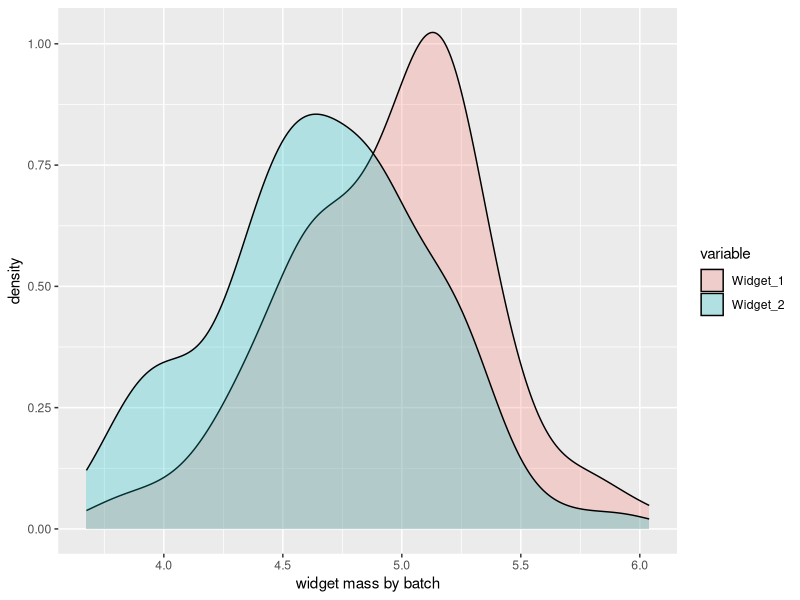
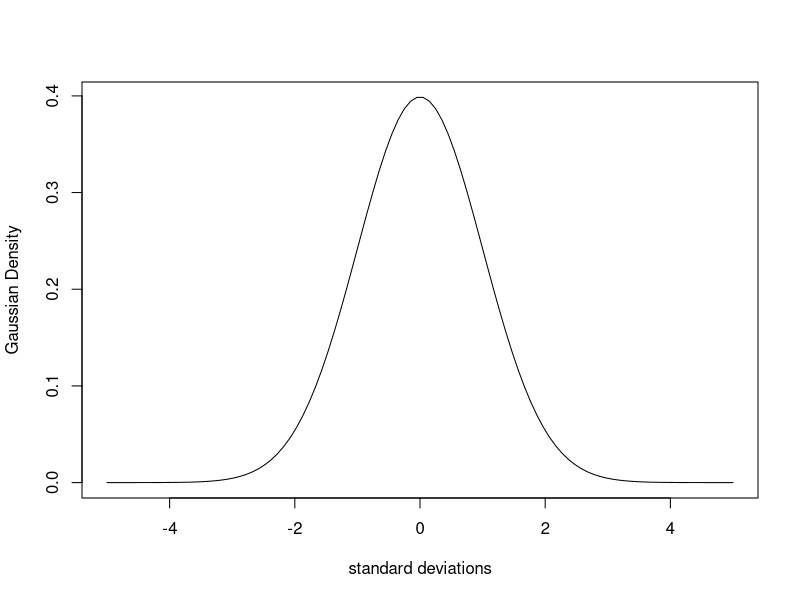
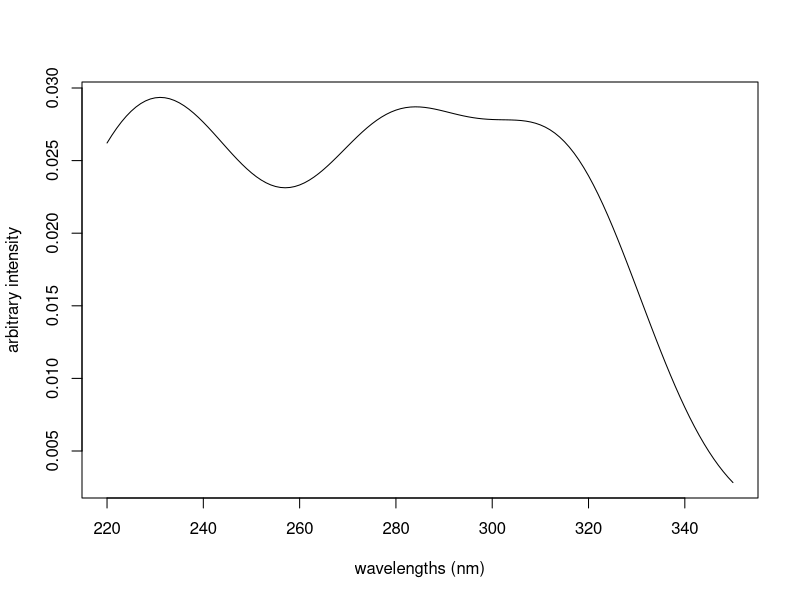
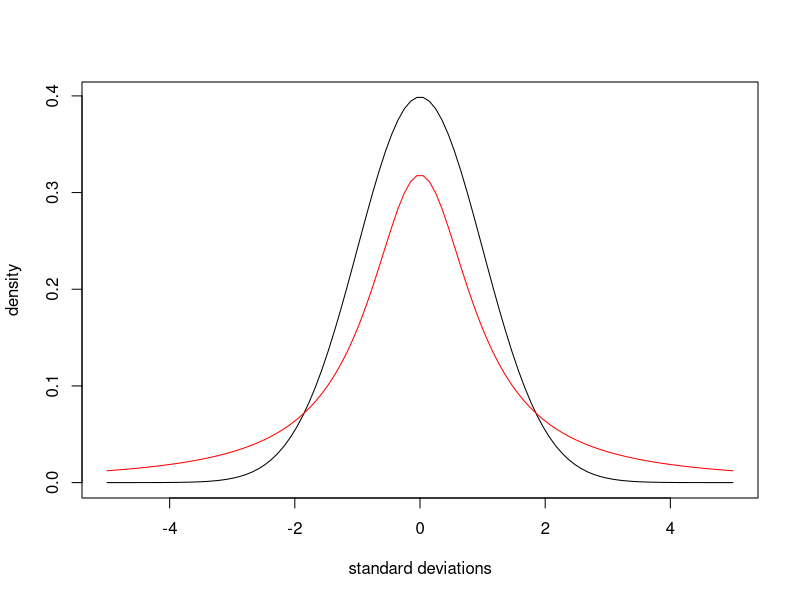
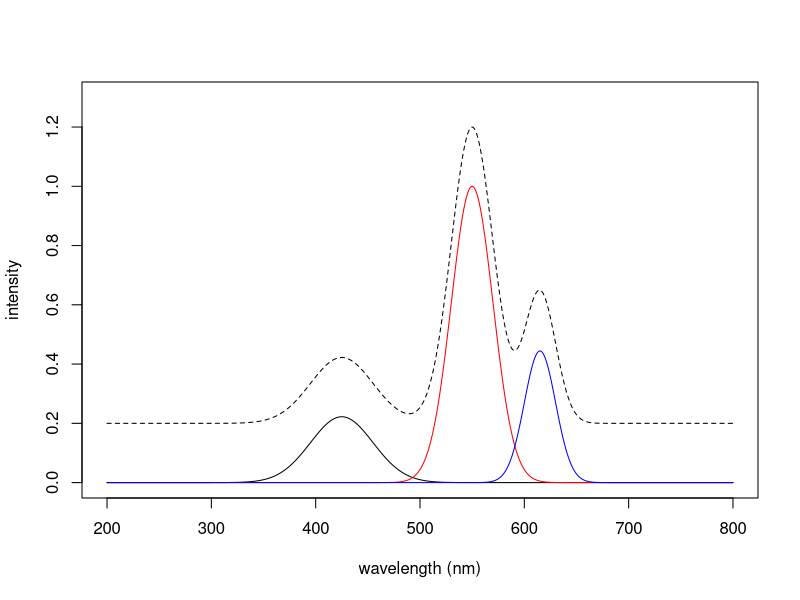
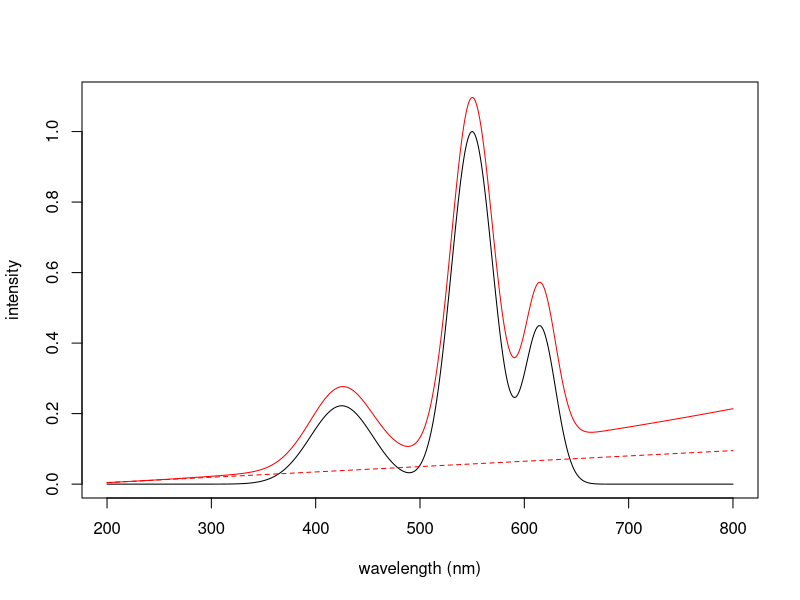
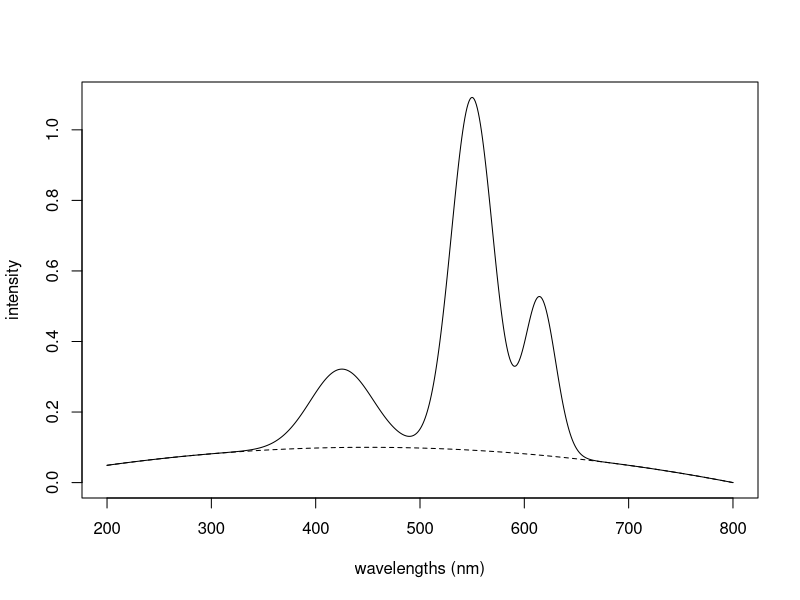

Write the R code that produced these figures, in order.
## ---- chunk 1
rm(list = ls())
library("knitr")
library("ggplot2")
library("reshape2")
opts_knit$set(echo = TRUE)
## ---- chunk 2
rnorm(3)
## ---- chunk 3
widget_1_masses <- rnorm(100, 5.0, 0.5) # mean mass 5.0
widget_2_masses <- rnorm(100, 4.5, 0.5) # mean mass 4.5
## ---- chunk 4
DF <- data.frame(Widget_1 = widget_1_masses, Widget_2 = widget_2_masses)
DF2 <- melt(DF)
p <- ggplot(data = DF2, aes(x = value, fill = variable))
p <- p + geom_density(alpha = 0.25) + labs(x = "widget mass by batch")
plot(p)
## ---- chunk 5
std_deviations <- seq(-5, 5, length.out = 100)
Gaussian_1 <- dnorm(std_deviations)
plot(std_deviations, Gaussian_1, type = "l",
  xlab = "standard deviations", ylab = "Gaussian Density")
## ---- chunk 6
wavelengths <- seq(220, 350, by = 1.0)
Peak1 <- dnorm(wavelengths, 230, 22)
Peak2 <- dnorm(wavelengths, 280, 17)
Peak3 <- dnorm(wavelengths, 315, 17)
Peaks123 <- colSums(rbind(1.6 * Peak1, Peak2, Peak3))
plot(wavelengths, Peaks123, type = "l",
  xlab = "wavelengths (nm)", ylab = "arbitrary intensity")
## ---- chunk 7
Gaussian_1 <- dnorm(std_deviations)
Cauchy_1 <- dcauchy(std_deviations)
plot(std_deviations, Gaussian_1, type = "l",
  xlab = "standard deviations", ylab = "density")
lines(std_deviations, Cauchy_1, col = "red")
## ---- chunk 8
wavelengths <- 200:800
Spec1 <- dnorm(wavelengths, 425, 30)
Spec2 <- dnorm(wavelengths, 550, 20) * 3 # boost the area
Spec3 <- dnorm(wavelengths, 615, 15)
Spec123 <- rbind(Spec1, Spec2, Spec3)
dim(Spec123) # matrix with samples in rows
## ---- chunk 9
scale01 <- function(M) {
  # scales the range of the matrix to [0...1]
  mn <- min(M)
  M <- M - mn
  mx <- max(M)
  M <- M/mx
}
## ---- chunk 10
Spec123 <- scale01(Spec123)
plot(wavelengths, Spec123[1,], col = "black", type = "l",
  xlab = "wavelength (nm)", ylab = "intensity",
  ylim = c(0, 1.3))
lines(wavelengths, Spec123[2,], col = "red")
lines(wavelengths, Spec123[3,], col = "blue")
lines(wavelengths, colSums(Spec123) + 0.2, lty = 2)
## ---- chunk 11
vander <- function(x, order) outer(x, 0:order, `^`)
vdm <- vander(wavelengths, 2)
dim(vdm)
vdm[1:5, 1:3]
vdm <- scale(vdm, center = FALSE, scale = c(1, 50, 2000))
## ---- chunk 12
coefs <- matrix(runif(nrow(Spec123) * 3), ncol = 3)
coefs
## ---- chunk 13
offsets <- coefs %*% t(vdm)
dim(offsets) # same dimensions as Spec123 above
offsets <- scale01(offsets) * 0.1
## ---- chunk 14
FinalSpec1 <- offsets + Spec123
plot(wavelengths, colSums(FinalSpec1), type = "l", col = "red",
  xlab = "wavelength (nm)", ylab = "intensity")
lines(wavelengths, colSums(Spec123))
fit <- lm(colSums(FinalSpec1)[1:20] ~ wavelengths[1:20])
lines(wavelengths, fit$coef[2]*wavelengths + fit$coef[1],
  col = "red", lty = 2) # good ol' y = mx + b
## ---- chunk 15
hump <- -1*(15*(wavelengths - 450))^2 # piece of a parabola
hump <- scale01(hump)
FinalSpec2 <- hump * 0.1 + colSums(Spec123)
plot(wavelengths, FinalSpec2, type = "l",
  xlab = "wavelengths (nm)", ylab = "intensity")
lines(wavelengths, hump * 0.1, lty = 2) # trace the hump
